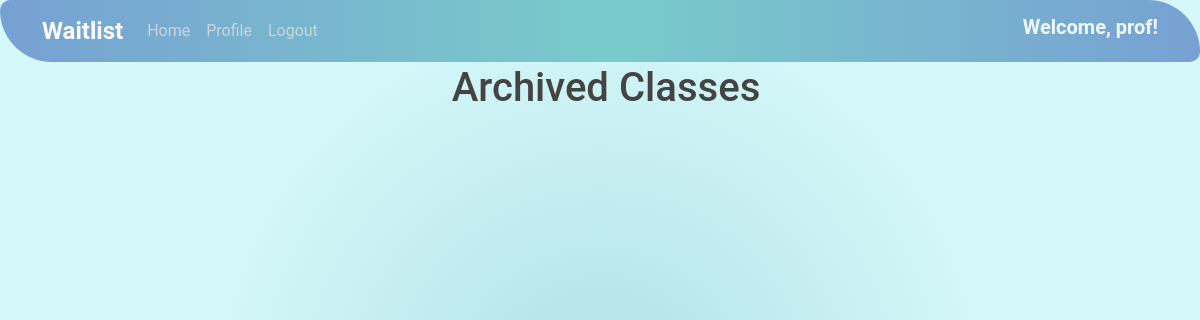
Page /studenthome/archive/ (signed in) on the earlier database version.
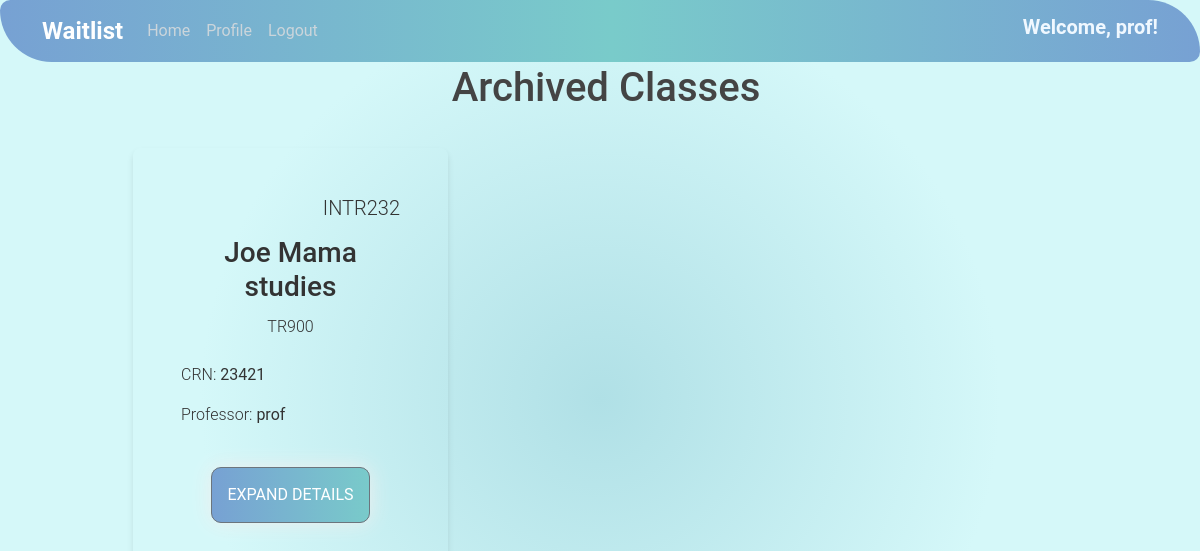
Same page on the later database version.
### studentview/models.py (models this page shows, shortened)
class ClassWaitlist(models.Model):
    className = models.CharField(max_length=200, name="className", verbose_name='Class Name')
    classDescription = models.TextField(verbose_name='Description', default=' ')
    classCode = models.CharField(max_length=200, verbose_name='Class Code')
    crn = models.IntegerField(default=0, verbose_name='CRN')
    schedule = models.CharField(max_length=200, verbose_name='Schedule')
    sortType = models.CharField(max_length=200, verbose_name='Sort Type')
    term = models.CharField(max_length=200, verbose_name='Term')
    professor = models.ForeignKey(User, on_delete=models.CASCADE)
    date_added = models.DateTimeField("date published")
    closed = models.BooleanField(default=False)  # Add this line
    anonymous_waitlist = models.BooleanField(default=False, verbose_name='Anonymous Waitlist')
    request_academic_status = models.BooleanField(default=False, verbose_name='Request Academic Status')
    request_major = models.BooleanField(default=False, verbose_name='Request Major')
    request_msg = models.BooleanField(default=False, verbose_name='Request Message')
    archived = models.BooleanField(default=False, verbose_name="Archived")

### studentview/views.py (the view)
# urls.py: path('archive/',views.archive, name='waitlist-archive'),
def archive(request):
    currentUser = request.user
    groupOfUser = currentUser.groups.all().first() #if we ever add more groups than profs and students, change this
    classes = []
    message =  ""
    if (not currentUser.is_anonymous):
        if (groupOfUser):
            if (groupOfUser.id == 1):
                classes = ClassWaitlist.objects.filter(professor=currentUser.pk, archived=True)
            else:
                raise PermissionDenied()
    if (currentUser.is_anonymous):
        message = "Log in to view your classes!"
    context={
        'classes':classes,
        'message':message,
    }
    return render(request,'studentview/archive.html', context)

### studentview/templates/studentview/archive.html (shortened to what this page needs)
{% extends "studentview/base.html" %}
{% block content %}
<h1 style="text-align:center"> Archived Classes</h1>
<div class="container class-list px-0">
    <div class="d-flex flex-row flex-wrap justify-content-center justify-content-md-start my-3">
        {% for class in classes %}
            <div class="studentclassbox {% if class.closed %}closed{% else %}active{% endif %} p-5">
                <div class="d-flex flex-row h5">
                    <div class="col col-auto" style="margin-left: auto; font-weight: 300;">
                        {{ class.classCode }}
                    </div>
                </div>
                <div class="row text-center h3 mt-2">
                    <span>{{class.className}}</span>
                </div>
                <div class="row text-center mt-1">
                    <span style="font-weight: 300;">{{ class.schedule }}</span>
                </div>
                <div class="d-flex flex-row mt-4">
                    <div class="col-auto" style="font-weight: 300; margin-right: 4px;">
                        CRN:
                    </div>
                    <div class="col">
                        {{ class.crn }}
                    </div>
                </div>
                <div class="d-flex flex-row justify-content-left mt-3">
                    <div class="col-auto mr-1" style="font-weight: 300; margin-right: 4px;">
                        Professor:
                    </div>
                    <div class="col-auto">
                        {{ class.professor }}
                    </div>
                </div>
                <br>
                <div class="d-flex flex-row justify-content-center mt-auto">
                    <button class="btn btn-secondary mt-3" onclick="window.location.href='/studenthome/{{class.pk}}/detail';">Expand Details</button>
                </div>
            </div>
        {% endfor %}
    </div>
</div>
{% endblock content %}

Differences in the rows shown:
now on this page (row edited): ClassWaitlist: classCode "INTR232", className "Joe Mama studies", schedule "TR900", crn "23421", professor "prof"
